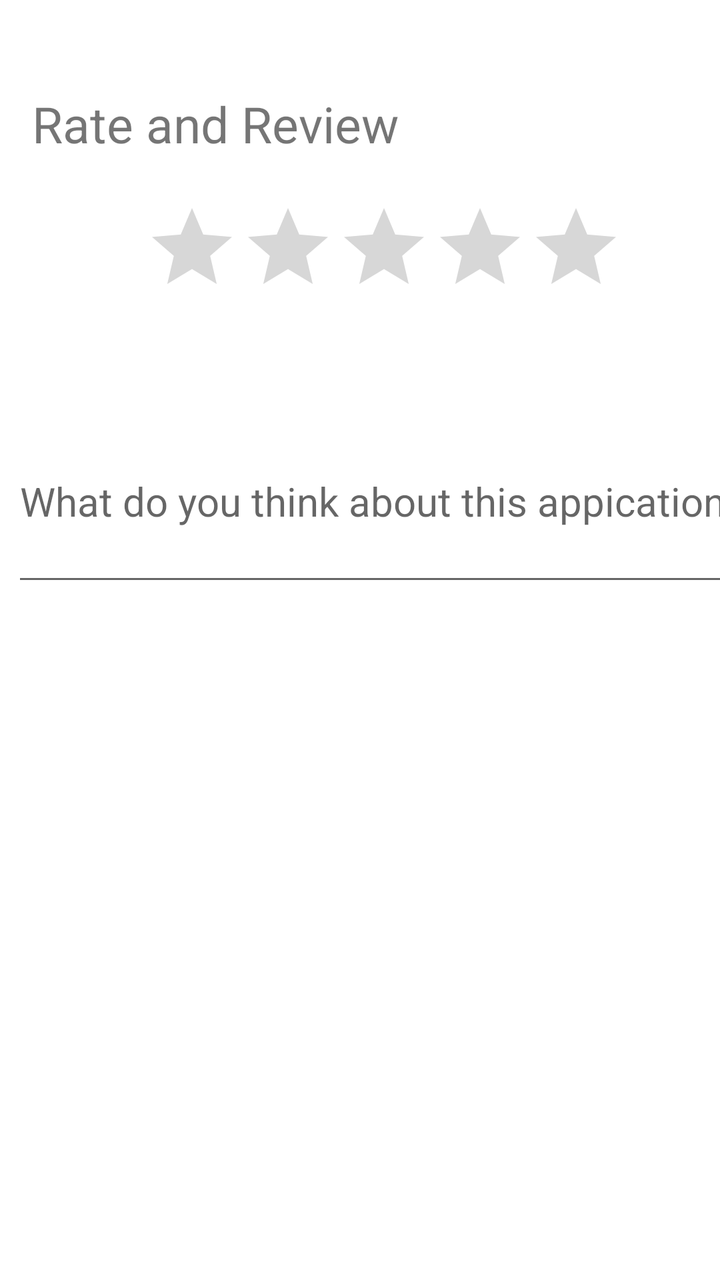
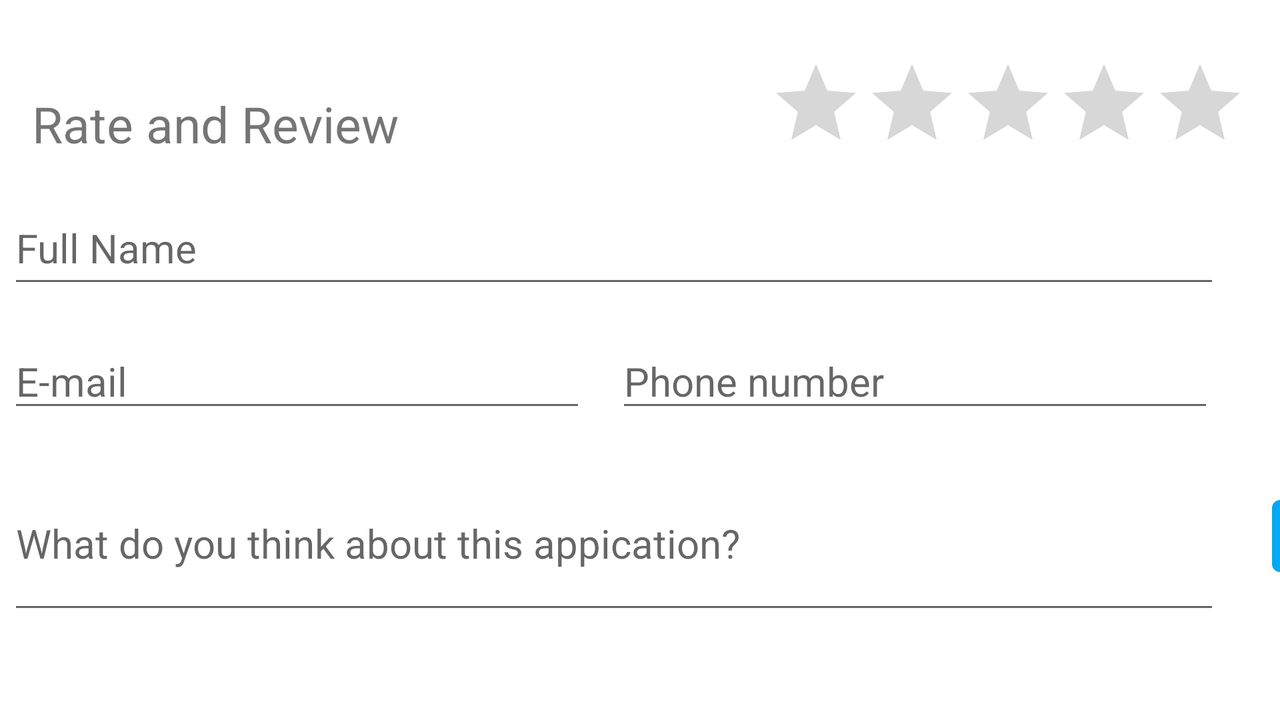

An Android layout and its configuration variant, each rendered on a device that would load it. The default file and the variant file are quoted in full after the pictures.
<!-- AndroidManifest.xml: application theme Theme.SmartParking -->
<!-- res/layout/fragment_feedback.xml -->
<?xml version="1.0" encoding="utf-8"?>
<FrameLayout xmlns:android="http://schemas.android.com/apk/res/android"
    xmlns:tools="http://schemas.android.com/tools"
    android:layout_width="match_parent"
    android:layout_height="match_parent"
    xmlns:app="http://schemas.android.com/apk/res-auto"
    tools:context=".FeedbackFragment">

        <RatingBar
            android:id="@+id/ratingBar"
            android:layout_width="wrap_content"
            android:layout_height="wrap_content"
            android:layout_marginStart="72dp"
            android:layout_marginTop="100dp"
            app:layout_constraintStart_toStartOf="parent"
            app:layout_constraintTop_toTopOf="parent" />

        <TextView
            android:id="@+id/textView22"
            android:layout_width="209dp"
            android:layout_height="40dp"
            android:layout_marginStart="16dp"
            android:layout_marginTop="45dp"
            android:text="Rate and Review"
            android:textSize="25dp"
            app:layout_constraintStart_toStartOf="parent"
            app:layout_constraintTop_toTopOf="parent" />

    <EditText
        android:id="@+id/textView25"
        android:layout_width="378dp"
        android:layout_height="98dp"
        android:layout_marginStart="6dp"
        android:layout_marginTop="200dp"
        android:hint="What do you think about this appication? "
        android:textSize="20dp"
        app:layout_constraintStart_toStartOf="parent"
        app:layout_constraintTop_toTopOf="parent" />



</FrameLayout>
<!-- resources referenced by this layout -->
<resources>
  <style name="Theme.SmartParking" parent="Theme.MaterialComponents.DayNight.DarkActionBar">
          
          <item name="colorPrimary">#03A9F4</item>
          <item name="colorPrimaryVariant">@color/purple_700</item>
          <item name="colorOnPrimary">@color/black</item>
          
          <item name="colorSecondary">@color/teal_200</item>
          <item name="colorSecondaryVariant">@color/teal_700</item>
          <item name="colorOnSecondary">@color/black</item>
          
          <item name="android:statusBarColor">?attr/colorPrimary</item>
          
      </style>
</resources>
<!-- res/layout-land/fragment_feedback.xml (the repository's variant of the layout above) -->
<!-- drawn on the phone turned sideways -->
<?xml version="1.0" encoding="utf-8"?>
<androidx.constraintlayout.widget.ConstraintLayout xmlns:android="http://schemas.android.com/apk/res/android"
    xmlns:app="http://schemas.android.com/apk/res-auto"
    xmlns:tools="http://schemas.android.com/tools"
    android:layout_width="match_parent"
    android:layout_height="match_parent"
    tools:context=".FeedbackFragment">

    <RatingBar
        android:id="@+id/ratingBar"
        android:layout_width="wrap_content"
        android:layout_height="wrap_content"
        android:layout_marginStart="384dp"
        android:layout_marginTop="28dp"
        android:numStars="5"
        android:stepSize="1"
        app:layout_constraintStart_toStartOf="parent"
        app:layout_constraintTop_toTopOf="parent"
        android:theme="@style/RatingBar"/>

    <TextView
        android:id="@+id/textView22"
        android:layout_width="209dp"
        android:layout_height="40dp"
        android:layout_marginStart="16dp"
        android:layout_marginTop="45dp"
        android:text="@string/rate_and_review"
        android:textSize="25sp"
        app:layout_constraintStart_toStartOf="parent"
        app:layout_constraintTop_toTopOf="parent" />

    <EditText
        android:id="@+id/userReviewName"
        android:layout_width="606dp"
        android:layout_height="53dp"
        android:layout_marginStart="4dp"
        android:layout_marginTop="96dp"
        android:hint="@string/full_name"
        android:textSize="20sp"
        app:layout_constraintStart_toStartOf="parent"
        app:layout_constraintTop_toTopOf="parent" />

    <EditText
        android:id="@+id/userReviewPhone"
        android:layout_width="299dp"
        android:layout_height="43dp"
        android:layout_marginStart="308dp"
        android:layout_marginTop="168dp"
        android:hint="Phone number"
        android:textSize="20sp"
        app:layout_constraintStart_toStartOf="parent"
        app:layout_constraintTop_toTopOf="parent" />

    <EditText
        android:id="@+id/userReviewEmail"
        android:layout_width="289dp"
        android:layout_height="43dp"
        android:layout_marginStart="4dp"
        android:layout_marginTop="168dp"
        android:hint="@string/e_mail"
        android:textSize="20sp"
        app:layout_constraintStart_toStartOf="parent"
        app:layout_constraintTop_toTopOf="parent" />

    <EditText
        android:id="@+id/userReviewText"
        android:layout_width="606dp"
        android:layout_height="84dp"
        android:layout_marginStart="4dp"
        android:layout_marginTop="228dp"
        android:hint="@string/what_do_you_think_about_this_appication"
        android:textSize="20sp"
        app:layout_constraintStart_toStartOf="parent"
        app:layout_constraintTop_toTopOf="parent" />

    <Button
        android:id="@+id/sendFeedback"
        android:layout_width="wrap_content"
        android:layout_height="wrap_content"
        android:layout_marginStart="636dp"
        android:layout_marginTop="244dp"
        android:text="Send"
        app:layout_constraintStart_toStartOf="parent"
        app:layout_constraintTop_toTopOf="parent" />


</androidx.constraintlayout.widget.ConstraintLayout>
<!-- resources referenced by the variant -->
<!-- as the phone turned sideways resolves them -->
<resources>
  <string name="e_mail">E-mail</string>
  <string name="full_name">Full Name</string>
  <string name="rate_and_review">Rate and Review</string>
  <string name="what_do_you_think_about_this_appication">What do you think about this appication?</string>
  <style name="Theme.SmartParking" parent="Theme.MaterialComponents.DayNight.DarkActionBar">
          
          <item name="colorPrimary">#03A9F4</item>
          <item name="colorPrimaryVariant">@color/purple_700</item>
          <item name="colorOnPrimary">@color/black</item>
          
          <item name="colorSecondary">@color/teal_200</item>
          <item name="colorSecondaryVariant">@color/teal_700</item>
          <item name="colorOnSecondary">@color/black</item>
          
          <item name="android:statusBarColor">?attr/colorPrimary</item>
          
      </style>
</resources>
